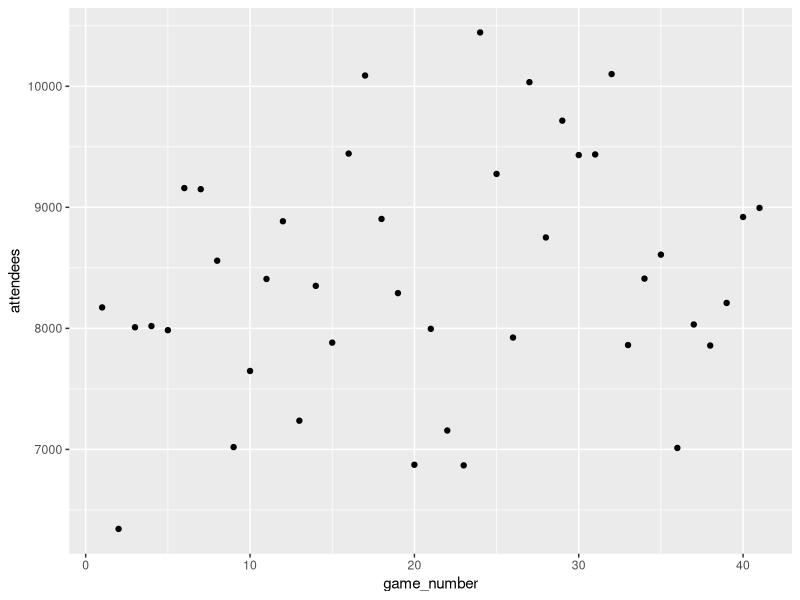
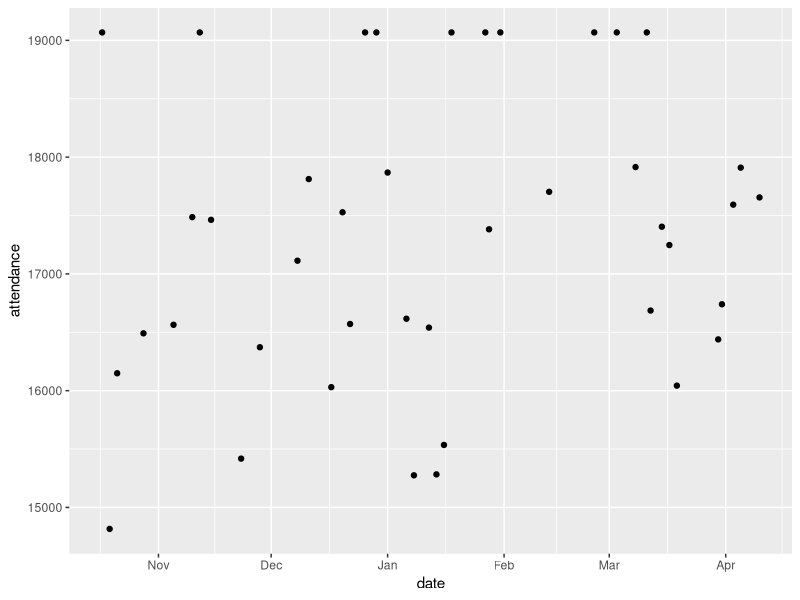
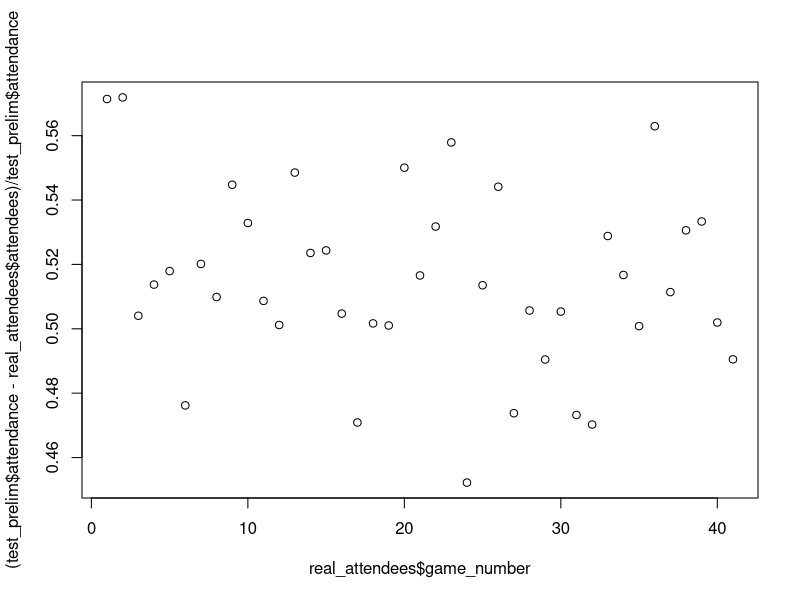
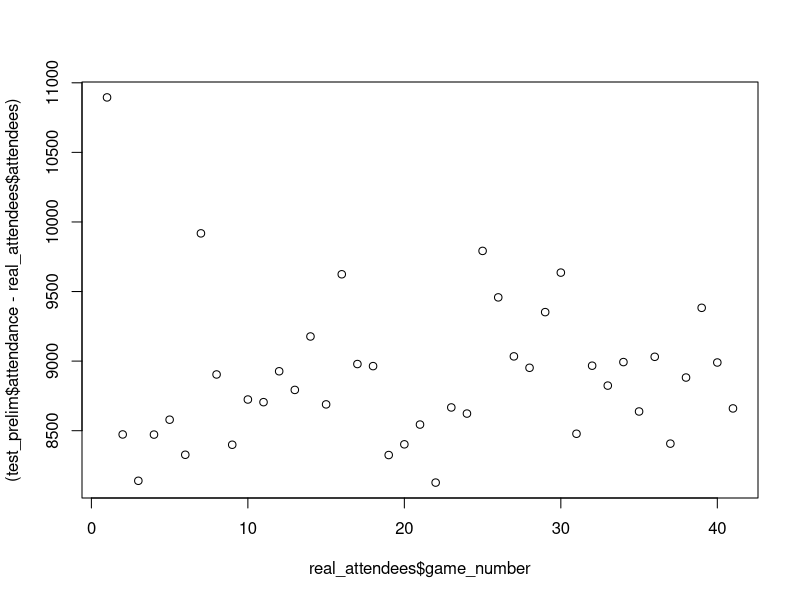
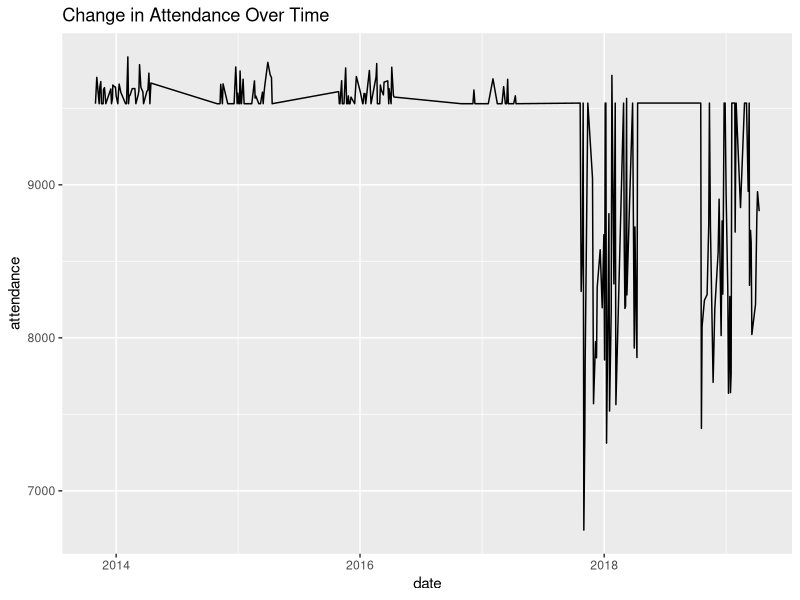
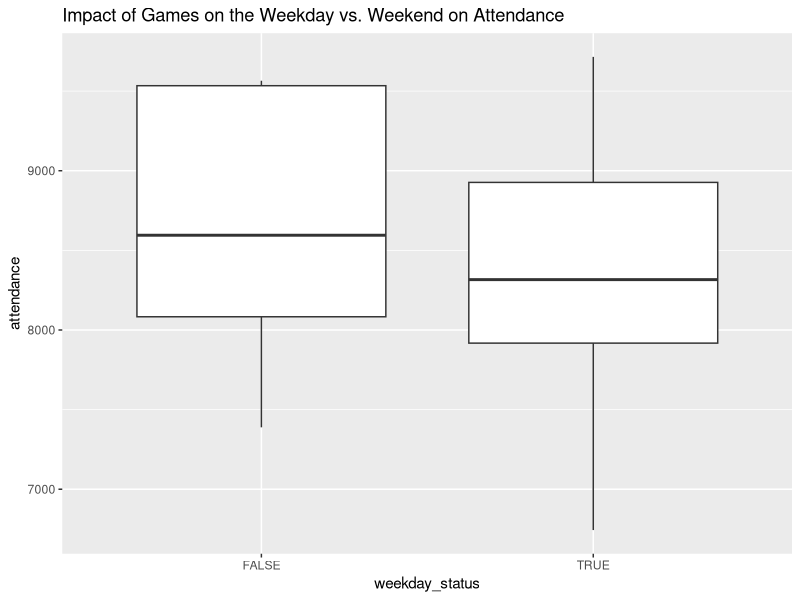
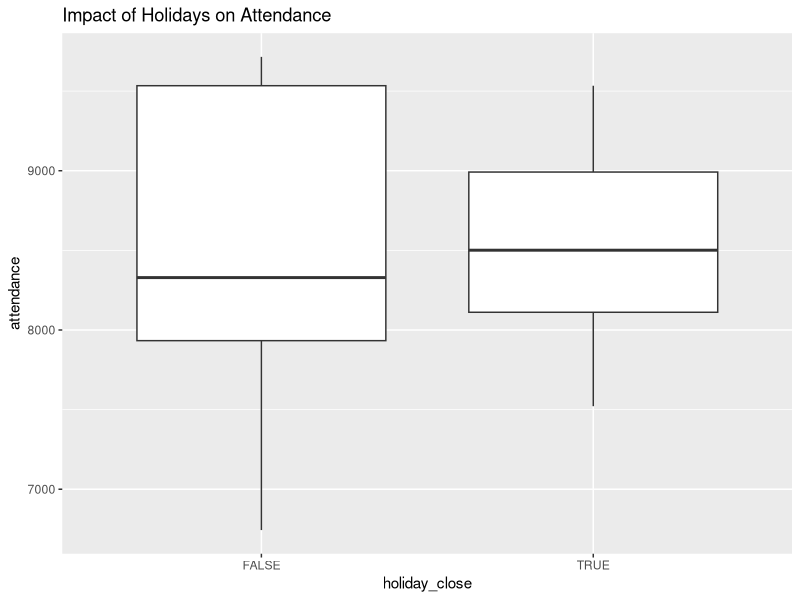
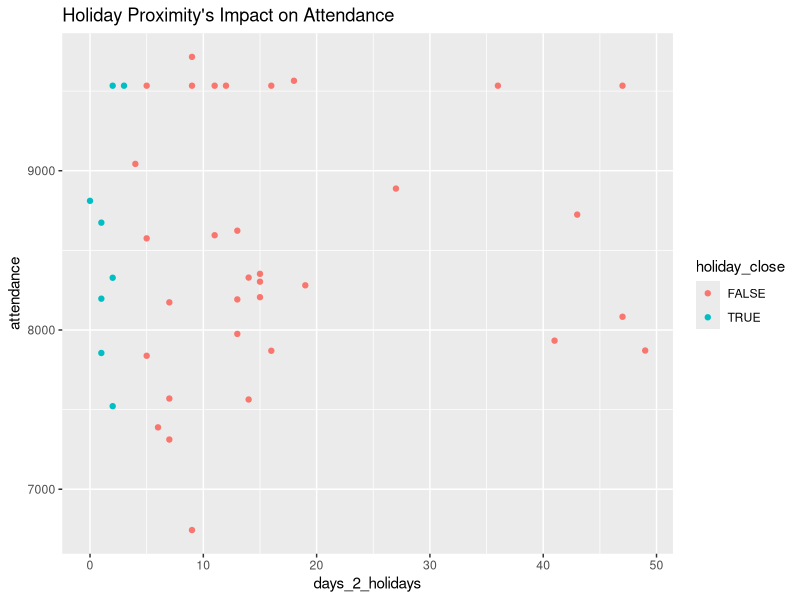

The R source for these figures, in order:
## ---- chunk 1
library(dplyr)
library(ggplot2)
library(ggthemes)
library(readxl)
library(car)
library(lubridate)
## ---- chunk 2
# Pull our data in
data = read_xlsx("final_dataset.xlsx")

# Add in a total game column
data = data %>% mutate(games_played = sum(win_col, lose_col), day_of_week = wday(date), weekday_status = ifelse(day_of_week <= 4, TRUE, FALSE))

names(data)[19] = "Follower_Count_mil"
## ---- chunk 3
real_attendees = read_xlsx("attendees_by_game_2018.xlsx")
test_prelim = data[data$season == "2018",]

ggplot(real_attendees, aes(x = game_number, y = attendees)) + geom_point()
ggplot(test_prelim, aes(x = date, y = attendance)) + geom_point()

cor(real_attendees$attendees, test_prelim$attendance)

plot(x = real_attendees$game_number, y = (test_prelim$attendance - real_attendees$attendees)/test_prelim$attendance)

plot(x = real_attendees$game_number, y = (test_prelim$attendance - real_attendees$attendees))

data$attendance = data$attendance * 0.5
## ---- chunk 4
# Take a look at the data
# glimpse(data)

# Create our training and testing data, splitting by the seasons initially
train_prelim = data[data$season != "2018",]
test_prelim = data[data$season == "2018",]

# We can further break down the training and testing data at a later time

# Lastly, we have the "attendances" of the 2018-19 season given to us. 
# Now, we need to standardize our data so that the averages align, as the data # provided by the Clippers does not match that on NBA.com


## ---- chunk 5
# First, graph the change in attendance over the past 6 years
ggplot(data, aes(x = date, y = attendance)) + 
  geom_line() +
  labs(title = "Change in Attendance Over Time")

# What is the most striking is that the Clippers consistenly had over 19000
# attendees per game, but with the 2017/18 season, viewership dramatically
# dropped. I would attribute this to the loss of Chris Paul that year,
# and we see that the 2018/19 season has similar views.
# Thus, I will only use the 2017/18 season to predict the 2018/19 attendance

train_17 = train_prelim[train_prelim$season == "2017",]

# Let's look at the boxplots for weekday_status and attendance
ggplot(train_17, aes(x = weekday_status, y = attendance)) + 
  geom_boxplot() +
  labs(title = "Impact of Games on the Weekday vs. Weekend on Attendance")
# There doesn't seem to be much difference - do note that there is an increase in attendance during the weekend, but only a minor change

# Here, we'll look at the distribution of games being close to holidays impacting attendance
ggplot(train_17, aes(x = holiday_close, y = attendance)) + 
  geom_boxplot() +
  labs(title = "Impact of Holidays on Attendance")
# We see that while there does seem to be an impact, it does not seem like much

# Let's try plotting the number of days to a holiday on attendance level
ggplot(train_17, aes(x = days_2_holidays, y = attendance)) +
  geom_point(aes(color = holiday_close)) +
  labs(title = "Holiday Proximity's Impact on Attendance")

# Let's graph the number of championships per team vs. attendance
ggplot(train_17, aes(x = championships, y = attendance)) +
  geom_point() +
  labs(title = "Attendance vs. Championships Won by Opponent")
# Notice that there does seem to be a correlation between number of championships and attendance
# Let us see if there is an interaction between these based off holidays
ggplot(train_17, aes(x = championships, y = attendance)) +
  geom_point(aes(color = holiday_close)) +
  labs(title = "Attendance vs. Championships Won by Opponent",
       subtitle = "Colored by Holiday Proximity")
# We do see some interaction here, as games over the holidays tend to have a 
# greater number of attendees

# Now, we check that with the popularity of a team
ggplot(train_17, aes(x = championships, y = attendance, group = pop_team)) +
  geom_boxplot(aes(color = pop_team)) +
  labs(title = "Attendance vs. Championships Won by Opponent",
       subtitle = "Grouped by number of players with top selling jerseys on the team")

# Now, see if a greater number of all stars from the prior year impacts attendance
ggplot(train_17, aes(x = championships, y = attendance, group = all_star_num)) +
  geom_boxplot(aes(color = all_star_num)) +
  labs(title = "Attendance vs. Championships Won by Opponent",
       subtitle = "Grouped by number of players with top selling jerseys on the team")

# Let's look at the individual variables with attendance first

# How do the odds of the opposing team influence attendance?
ggplot(train_17, aes(x = odds, y = attendance)) +
  geom_point() +
  labs(title = "Attendance vs. Odds")
# There seems to be a weak positive relationship between odds and attendance

# Let's create a new column of the transformed data
invResPlot(lm(attendance ~ odds, data = train_17))
# It recommends us to use a power of 10 here
train_17$odds_trans = train_17$odds^.1
summary(lm(attendance ~ odds_trans, data = train_17))

# Now, let's check the number of championships and its impact on attendance
ggplot(train_17, aes(x = championships, y = attendance)) +
  geom_point() +
  labs(title = "Attendance vs. Championship Won by Opponent")
# There definitely seems to be a positive, and possibly exponential, relationship here
# Let's tranform it
invResPlot(lm(attendance ~ championships, data = train_17))
# Again, we get a lambda value of 10, so we apply here
train_17$champ_trans = train_17$championships^10
summary(lm(attendance ~ I(championships^(1/10)), data = train_17))


# Now, let's see how the number of all-stars on the team influences attendance
ggplot(train_17, aes(x = all_star_num, y = attendance)) +
  geom_point() +
  labs(title = "Attendance vs. Opposing All-Stars")
# We see a similar trend like the last, as there definitely is a positive trend with the number of all stars on the team, and the attendance level
summary(lm(attendance ~ all_star_num, data = train_17))
# Let's see if transformations improve this
invResPlot(lm(attendance ~ all_star_num, data = train_17))


# Let's plot the days away from a holiday with attendance
ggplot(train_17, aes(x = days_2_holidays, y = attendance, group = days_2_holidays)) +
  geom_boxplot() +
  labs(title = "Attendance vs. Proximity of Holiday")
# This doesn't seem to be a good predictor at all

# The distributions are similar as well. Thus, it does not seem like the holidays influence 
ggplot(train_17, aes(x = holiday_close, y = attendance)) +
  geom_boxplot() +
  labs(title = "Attendance vs. Proximity of Holiday")
# Check weekday
ggplot(train_17, aes(x = day_of_week, y = attendance)) + 
  geom_point() +
  labs(title = "Attendance by Day of the Week")


# Let's see how popular teams affect attendance
ggplot(train_17, aes(x = pop_team, y = attendance)) + 
  geom_point() + 
  labs(title = "Attendance vs. Number of Popular Players",
       subtitle = "Popularity defined by jerseys sold")
# Similar distribution as before, where the more popular teams garner more fans

# Let's see how follower count for each team affects attendance
ggplot(train_17, aes(x = Follower_Count_mil, y = attendance)) + 
  geom_point() + 
  labs(title = "Attendance vs. Team Followers",
       subtitle = "Popularity defined by jerseys sold")

ggplot(train_17, aes(x = border_games, y = attendance)) +
  geom_point() +
  labs(title = "Attendance vs. Games Near the Start or End of the Season")

ggplot(train_17, aes(x = championships, y = attendance)) + 
  geom_point(aes(color = holiday_close, group = holiday_close)) +
  labs(title = "Attendance vs. Championships Won by Opposing Team",
       subtitle = "Grouped by if the holidays were within 4 days of the game",
       x = "Number of Top Jersey Sellers on Opposing Team", 
       y = "Number of Attendees") + 
  theme_bw()
## ---- chunk 6
# First up, a basic MLR using most of the variables
mod1 = lm(attendance ~ all_star_num + pop_team + odds + weekday_status + holiday_close + championships + Follower_Count_mil, data = train_17)

# Check the summary statistics
summary(mod1)
# We get a respectable .3377 adjusted R^2 value
anova(mod1)

# Let's check to see if this is a valid model
plot(mod1)
# Note how we do see a mostly normal distribution for the errors, but we cannot assume constant variance
# There also does not seem to be any bad leverage points, which is a positive

# The model below shows every interaction possible
mod2 = lm(attendance ~ all_star_num * pop_team * odds * weekday_status*holiday_close * championships, data = train_17)

# Check the statistics
# summary(mod2)
# I'll save you the trouble of reading this
# But I pulled out all the important interactions, and will include them in my model below
anova(mod2)
# Let's check the diagnostic plots
plot(mod2)
# It looks ok. We can start assuming constant variance here

# Here is a new model with interactions
mod3 = lm(attendance ~ all_star_num + odds + weekday_status + championships + pop_team + odds:weekday_status + weekday_status:holiday_close + holiday_close:championships + Follower_Count_mil, data = train_17)

summary(mod3)
anova(mod3)
vif(mod3)

# Use our transformed data
mod4 = lm(attendance ~ all_star_num + odds_trans + champ_trans + weekday_status + pop_team + Follower_Count_mil + holiday_close + weekday_status, data = train_17)

summary(mod4)
anova(mod4)

mod5 = lm(attendance ~ all_star_num + championships + pop_team  + holiday_close:championships, data = train_17)

summary(mod5)
anova(mod5)
par(mfrow = c(2, 2))
plot(mod5)
## ---- chunk 7
test_18 = data[data$season == 2018,]
predictions = predict(mod5, test_18)
(prediction_differences = real_attendees$attendees - predictions)


pred_df = data.frame(predictions, attendees = real_attendees$attendees, prediction_differences)

pred_df = pred_df %>% mutate(error_percentage = abs(prediction_differences / attendees))

ggplot(pred_df, aes(x = error_percentage)) + geom_histogram()

rmse = function(actual, predicted) {
  sqrt(mean((actual - predicted)^2))
}

(rmse_model = rmse(pred_df$attendees, pred_df$predictions))

(rmse_null = rmse(pred_df$attendees, mean(pred_df$attendees)))

## ---- chunk 8
trial = test_18
trial$attendance = real_attendees$attendees
test_18

real_attendees

trial_mod = lm(attendance ~ all_star_num + championships + pop_team  + holiday_close:championships, data = trial)

summary(trial_mod)
vif(trial_mod)
anova(trial_mod)
plot(trial_mod)




